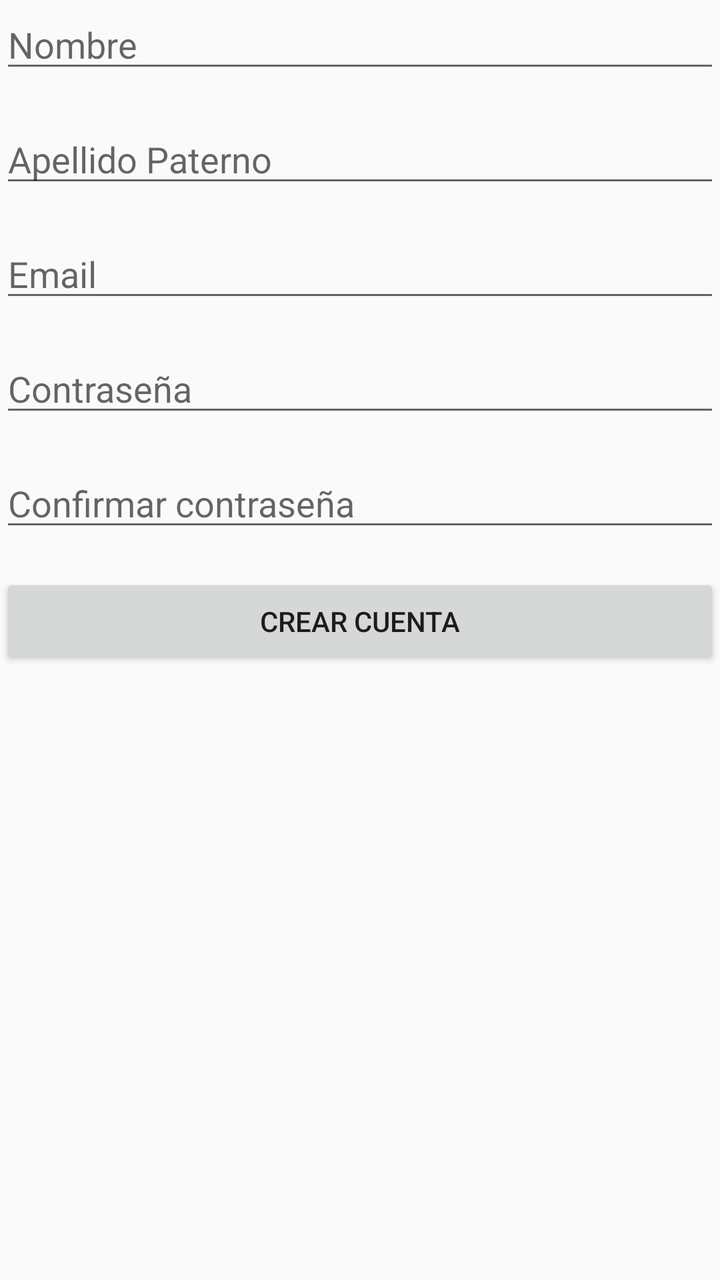
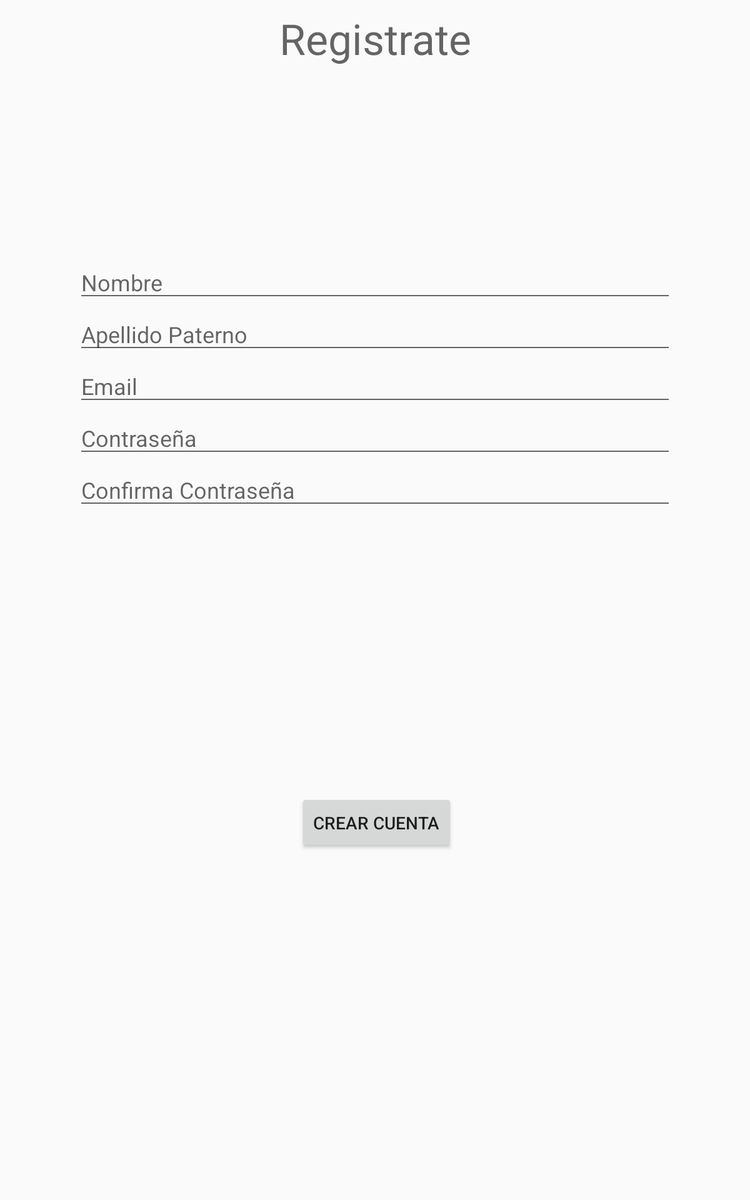

The same Android screen from two of the app's own layout files: first res/layout/ as a phone draws it, then the repository's variant for another configuration, drawn on a device whose configuration selects that folder. Both files follow.
<!-- AndroidManifest.xml: application theme AppTheme -->
<!-- res/layout/fragment_register.xml -->
<?xml version="1.0" encoding="utf-8"?>
<androidx.constraintlayout.widget.ConstraintLayout xmlns:android="http://schemas.android.com/apk/res/android"
    xmlns:app="http://schemas.android.com/apk/res-auto"
    xmlns:tools="http://schemas.android.com/tools"
    android:layout_width="match_parent"
    android:layout_height="match_parent"
    tools:context=".view.register.FragmentRegister" >

    <ScrollView
        android:layout_width="0dp"
        android:layout_height="0dp"
        app:layout_constraintBottom_toBottomOf="parent"
        app:layout_constraintEnd_toEndOf="parent"
        app:layout_constraintStart_toStartOf="parent"
        app:layout_constraintTop_toTopOf="parent"
        tools:ignore="UselessParent">

        <androidx.constraintlayout.widget.ConstraintLayout
            android:layout_width="match_parent"
            android:layout_height="wrap_content">

            <EditText
                android:id="@+id/inputNameRegister"
                android:layout_width="0dp"
                android:layout_height="wrap_content"
                android:ems="10"
                android:hint="@string/name"
                android:inputType="textPersonName"
                app:layout_constraintEnd_toEndOf="parent"
                app:layout_constraintStart_toStartOf="parent"
                app:layout_constraintTop_toTopOf="parent"
                android:importantForAutofill="no" />

            <EditText
                android:id="@+id/inputLastNameRegister"
                android:layout_width="0dp"
                android:layout_height="wrap_content"
                android:layout_marginTop="16dp"
                android:ems="10"
                android:hint="@string/last_name"
                android:inputType="textPersonName"
                app:layout_constraintEnd_toEndOf="parent"
                app:layout_constraintStart_toStartOf="parent"
                app:layout_constraintTop_toBottomOf="@+id/inputNameRegister"
                android:importantForAutofill="no" />

            <EditText
                android:id="@+id/inputEmailRegister"
                android:layout_width="0dp"
                android:layout_height="wrap_content"
                android:layout_marginTop="16dp"
                android:ems="10"
                android:hint="@string/email"
                android:inputType="textEmailAddress"
                app:layout_constraintEnd_toEndOf="parent"
                app:layout_constraintStart_toStartOf="parent"
                app:layout_constraintTop_toBottomOf="@+id/inputLastNameRegister"
                android:importantForAutofill="no" />

            <EditText
                android:id="@+id/inputPasswordRegister"
                android:layout_width="0dp"
                android:layout_height="wrap_content"
                android:layout_marginTop="16dp"
                android:ems="10"
                android:hint="@string/password"
                android:inputType="textPassword"
                app:layout_constraintEnd_toEndOf="parent"
                app:layout_constraintStart_toStartOf="parent"
                app:layout_constraintTop_toBottomOf="@+id/inputEmailRegister"
                android:importantForAutofill="no" />

            <EditText
                android:id="@+id/inputRetypePasswordRegister"
                android:layout_width="0dp"
                android:layout_height="wrap_content"
                android:layout_marginTop="16dp"
                android:ems="10"
                android:hint="@string/retype_password"
                android:inputType="textPassword"
                app:layout_constraintEnd_toEndOf="parent"
                app:layout_constraintStart_toStartOf="parent"
                app:layout_constraintTop_toBottomOf="@+id/inputPasswordRegister"
                android:importantForAutofill="no" />

            <Button
                android:id="@+id/btnCreateAccountRegister"
                android:layout_width="0dp"
                android:layout_height="wrap_content"
                android:layout_marginTop="16dp"
                android:text="@string/create_account"
                app:layout_constraintEnd_toEndOf="parent"
                app:layout_constraintStart_toStartOf="parent"
                app:layout_constraintTop_toBottomOf="@+id/inputRetypePasswordRegister" />

        </androidx.constraintlayout.widget.ConstraintLayout>
    </ScrollView>
</androidx.constraintlayout.widget.ConstraintLayout>
<!-- resources referenced by this layout -->
<resources>
  <string name="create_account">Crear Cuenta</string>
  <string name="email">Email</string>
  <string name="last_name">Apellido Paterno</string>
  <string name="name">Nombre</string>
  <string name="password">Contraseña</string>
  <string name="retype_password">Confirmar contraseña</string>
  <style name="AppTheme" parent="Theme.AppCompat.Light.DarkActionBar">
          
          <item name="colorPrimary">@color/colorPrimary</item>
          <item name="colorPrimaryDark">@color/colorPrimaryDark</item>
          <item name="colorAccent">@color/colorAccent</item>
          <item name="colorError">@color/colorError</item>
      </style>
  <color name="colorPrimary">#008577</color>
  <color name="colorPrimaryDark">#00574B</color>
  <color name="colorAccent">#D81B60</color>
  <color name="colorError">#D91D1D</color>
</resources>
<!-- res/layout-large/fragment_register.xml (the repository's variant of the layout above) -->
<!-- drawn on a 7-inch tablet held upright -->
<?xml version="1.0" encoding="utf-8"?>
<androidx.constraintlayout.widget.ConstraintLayout xmlns:android="http://schemas.android.com/apk/res/android"
    xmlns:app="http://schemas.android.com/apk/res-auto"
    xmlns:tools="http://schemas.android.com/tools"
    android:id="@+id/linearLayout2"
    android:layout_width="match_parent"
    android:layout_height="match_parent">

    <TextView
        android:id="@+id/textView"
        android:layout_width="0dp"
        android:layout_height="wrap_content"
        android:layout_marginTop="8dp"
        android:text="Registrate"
        android:textAlignment="center"
        android:textAppearance="@style/TextAppearance.AppCompat.Display1"
        app:layout_constraintEnd_toEndOf="parent"
        app:layout_constraintHorizontal_bias="0.0"
        app:layout_constraintStart_toStartOf="parent"
        app:layout_constraintTop_toTopOf="parent" />

    <LinearLayout
        android:id="@+id/linearLayout3"
        android:layout_width="478dp"
        android:layout_height="wrap_content"
        android:layout_marginStart="1dp"
        android:layout_marginTop="150dp"
        android:layout_marginEnd="1dp"
        android:orientation="vertical"
        app:layout_constraintEnd_toEndOf="parent"
        app:layout_constraintStart_toStartOf="parent"
        app:layout_constraintTop_toBottomOf="@+id/textView">

        <EditText
            android:id="@+id/inputNameRegister"
            android:layout_width="match_parent"
            android:layout_height="wrap_content"
            android:ems="10"
            android:hint="Nombre"
            android:inputType="textPersonName" />

        <EditText
            android:id="@+id/inputLastNameRegister"
            android:layout_width="match_parent"
            android:layout_height="wrap_content"
            android:ems="10"
            android:hint="Apellido Paterno "
            android:inputType="textPersonName" />

        <EditText
            android:id="@+id/inputEmailRegister"
            android:layout_width="match_parent"
            android:layout_height="wrap_content"
            android:ems="10"
            android:hint="@string/email"
            android:inputType="textEmailAddress" />

        <EditText
            android:id="@+id/inputPasswordRegister"
            android:layout_width="match_parent"
            android:layout_height="wrap_content"
            android:ems="10"
            android:hint="Contraseña"
            android:inputType="textPersonName" />

        <EditText
            android:id="@+id/inputRetypePasswordRegister"
            android:layout_width="match_parent"
            android:layout_height="wrap_content"
            android:ems="10"
            android:hint="Confirma Contraseña"
            android:inputType="textPersonName" />

    </LinearLayout>

    <Button
        android:id="@+id/btnCreateAccountRegister"
        android:layout_width="wrap_content"
        android:layout_height="wrap_content"
        android:layout_marginStart="197dp"
        android:layout_marginTop="134dp"
        android:layout_marginEnd="195dp"
        android:layout_marginBottom="189dp"
        android:text="Crear Cuenta"
        app:layout_constraintBottom_toBottomOf="parent"
        app:layout_constraintEnd_toEndOf="parent"
        app:layout_constraintStart_toStartOf="parent"
        app:layout_constraintTop_toBottomOf="@+id/linearLayout3" />

</androidx.constraintlayout.widget.ConstraintLayout>
<!-- resources referenced by the variant -->
<!-- as a 7-inch tablet held upright resolves them -->
<resources>
  <string name="email">Email</string>
  <style name="AppTheme" parent="Theme.AppCompat.Light.DarkActionBar">
          
          <item name="colorPrimary">@color/colorPrimary</item>
          <item name="colorPrimaryDark">@color/colorPrimaryDark</item>
          <item name="colorAccent">@color/colorAccent</item>
          <item name="colorError">@color/colorError</item>
      </style>
  <color name="colorPrimary">#008577</color>
  <color name="colorPrimaryDark">#00574B</color>
  <color name="colorAccent">#D81B60</color>
  <color name="colorError">#D91D1D</color>
</resources>
